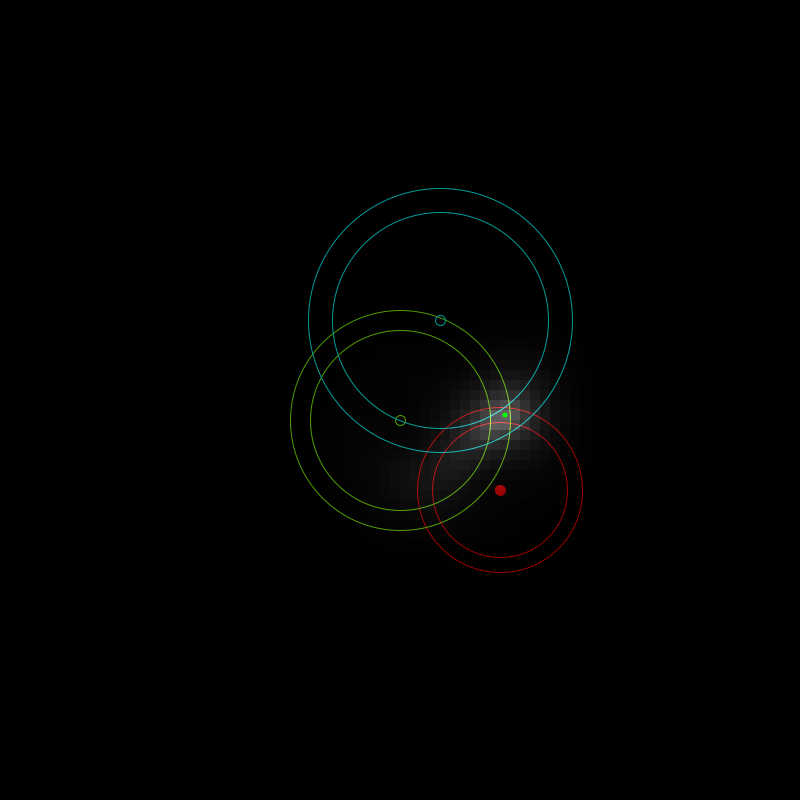
Frame 1 (no input)
Frame 2 (the mouse pressed at the canvas centre, redrawn once): identical to frame 1, image omitted

The Processing sketch that drew this single still picture (run headless with seeded random() and noise(); the mouse was pressed at the canvas centre and the sketch redrawn once):

// Processing sketch: processing_148092
// ── processing_148092.pde

PVector places[] = {
  //  new PVector(300, 290, 75), new PVector(400, 420, 100), new PVector(240, 320, 120)
  new PVector(500, 490, 75), new PVector(400, 420, 100), new PVector(440, 320, 120)
  };
  float lastMax = 0;
float floatError = 0.1;
int lastSelected = 0;

void setup()
{
  size(800, 800);
  noLoop();
}

void drawOverLay()
{
  float n = 10;//1000/(pow(2, frameCount/100+3));

  int fx = 0;
  int fy = 0;
  float bestV = 0;
  float bestColour = 0;

  lastMax = 0;
  println(width/n*height/n*places.length);
  for (int x = 0; x < width; x+=n)
  {
    for (int y = 0; y < height; y+=n)
    {
      //calculate the value for the point
      float v = 0;
      float distances[] = new float[places.length];
      for (int c = 0; c < places.length; c++)
      {
        distances[c] = dist(places[c].x, places[c].y, x+n/2.0, y+n/2.0)-abs(places[c].z);
      }

      float value = Polydist(distances);

      if (lastMax < value) {
        lastMax = value;
      }

      value = 1-value/lastMax;

      v = 255*constrain(pow(value*(1+pow(floatError, 2)), 30), 0, 1);

      if (value > bestV) {
        fx = x;
        fy = y;
        bestV = value;
        bestColour = v;
      }

      //this is just colour stuff...

      noStroke();
      colorMode(RGB);
      fill(v, 100);
      //colorMode(HSB);
      //v += noise(frameCount/30.0)*200;
      //fill(v/2.0, 255,v, 100);//100);
      rect(x, y, n, n);
    }
  }

  noStroke();
  colorMode(RGB);

  if ((1-floatError)*255 > bestColour)
  {
    fill(255, 0, 0);
  }
  else
  {
    fill(0, 255, 0);
  }
  ellipse(fx+n/2.0, fy+n/2.0, 5, 5);

  println("DONE");
}

float Polydist(float set[])
{
  float total = 0;
  for (int c = 0; c < set.length; c++)
  {
    total += set[c]*set[c];
  }
  return sqrt(total);
}

void draw()
{
  println(mouseX+", "+mouseY);
  background(0);

  for (int c = 0; c < places.length; c++)
  {
    noFill();
    colorMode(HSB);
    stroke(c*255/(1+places.length), 255, 255);

    //ellipse(places[c].x, places[c].y, places[c].z*2.0, places[c].z*2.0);
    ellipse(places[c].x, places[c].y, places[c].z*2.0*(1+floatError), places[c].z*2.0*(1+floatError));
    ellipse(places[c].x, places[c].y, places[c].z*2.0*(1-floatError), places[c].z*2.0*(1-floatError));


    if (lastSelected == c)
    {
      fill(c*255/(1+places.length), 255, 255);
    }
    ellipse(places[c].x, places[c].y, 10, 10);
  }
  drawOverLay();
}

void mousePressed() {
  mouseDragged();
}

void mouseDragged()
{
  for (int c = 0; c < places.length; c++)
  {
    if (dist(mouseX, mouseY, places[c].x, places[c].y) < 20)
    {
      places[c].x += mouseX-pmouseX;
      places[c].y += mouseY-pmouseY;

      lastSelected = c;
    }
  }

  redraw();
}

void keyPressed()
{
  if (key == '=')
  {
    places[lastSelected].z++;
  }
  if (key == '-')
  {
    places[lastSelected].z--;
  }
  if (keyCode == UP)
  {
    places[lastSelected].y--;
  }
  if (keyCode == DOWN)
  {
    places[lastSelected].y++;
  }
  if (keyCode == LEFT)
  {
    places[lastSelected].x--;
  }
  if (keyCode == RIGHT)
  {
    places[lastSelected].x++;
  }
  redraw();
}
